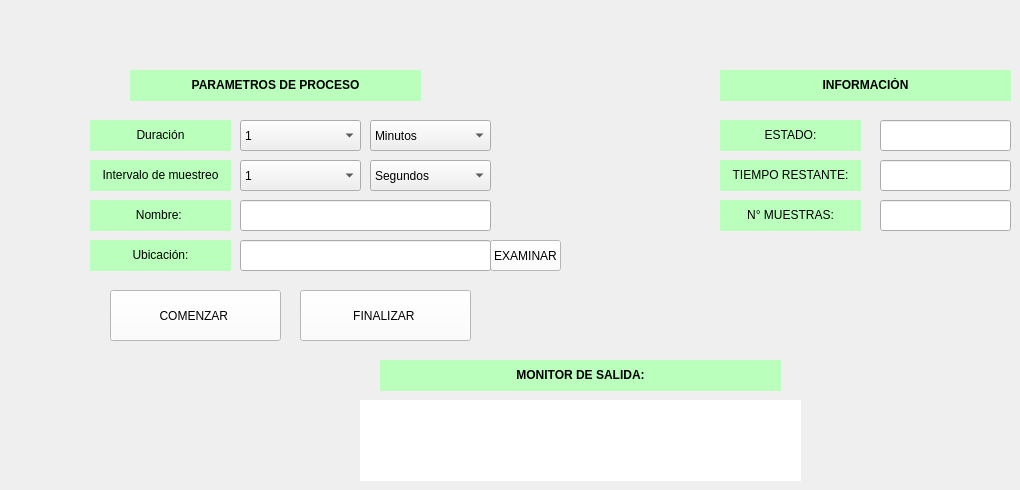
    <widget class="QWidget" name="tab_2">
     <attribute name="title">
      <string>Registro</string>
     </attribute>
     <widget class="QLabel" name="label_6">
      <property name="geometry">
       <rect>
        <x>380</x>
        <y>360</y>
        <width>401</width>
        <height>31</height>
       </rect>
      </property>
      <property name="styleSheet">
       <string notr="true">background-color: rgb(187, 255, 189);</string>
      </property>
      <property name="text">
       <string>&lt;html&gt;&lt;head/&gt;&lt;body&gt;&lt;p align=&quot;center&quot;&gt;&lt;span style=&quot; font-weight:600;&quot;&gt;MONITOR DE SALIDA:&lt;/span&gt;&lt;/p&gt;&lt;/body&gt;&lt;/html&gt;</string>
      </property>
     </widget>
     <widget class="QLabel" name="consola">
      <property name="geometry">
       <rect>
        <x>360</x>
        <y>400</y>
        <width>441</width>
        <height>81</height>
       </rect>
      </property>
      <property name="styleSheet">
       <string notr="true">background-color: rgb(255, 255, 255);
border-color: rgb(0, 0, 0);</string>
      </property>
      <property name="text">
       <string/>
      </property>
     </widget>
     <widget class="QComboBox" name="Combobox_duracion">
      <property name="geometry">
       <rect>
        <x>240</x>
        <y>120</y>
        <width>121</width>
        <height>31</height>
       </rect>
      </property>
      <item>
       <property name="text">
        <string>1</string>
       </property>
      </item>
      <item>
       <property name="text">
        <string>2</string>
       </property>
      </item>
      <item>
       <property name="text">
        <string>3</string>
       </property>
      </item>
      <item>
       <property name="text">
        <string>4</string>
       </property>
      </item>
      <item>
       <property name="text">
        <string>5</string>
       </property>
      </item>
      <item>
       <property name="text">
        <string>6</string>
       </property>
      </item>
      <item>
       <property name="text">
        <string>7</string>
       </property>
      </item>
     </widget>
     <widget class="QLabel" name="label_8">
      <property name="geometry">
       <rect>
        <x>90</x>
        <y>120</y>
        <width>141</width>
        <height>31</height>
       </rect>
      </property>
      <property name="styleSheet">
       <string notr="true">background-color: rgb(187, 255, 189);</string>
      </property>
      <property name="text">
       <string>&lt;html&gt;&lt;head/&gt;&lt;body&gt;&lt;p align=&quot;center&quot;&gt;Duración&lt;/p&gt;&lt;/body&gt;&lt;/html&gt;</string>
      </property>
     </widget>
     <widget class="QLabel" name="label_9">
      <property name="geometry">
       <rect>
        <x>130</x>
        <y>70</y>
        <width>291</width>
        <height>31</height>
       </rect>
      </property>
      <property name="styleSheet">
       <string notr="true">background-color: rgb(187, 255, 189);</string>
      </property>
      <property name="text">
       <string>&lt;html&gt;&lt;head/&gt;&lt;body&gt;&lt;p align=&quot;center&quot;&gt;&lt;span style=&quot; font-weight:600;&quot;&gt;PARAMETROS DE PROCESO&lt;/span&gt;&lt;/p&gt;&lt;/body&gt;&lt;/html&gt;</string>
      </property>
     </widget>
     <widget class="QPushButton" name="proceso">
      <property name="geometry">
       <rect>
        <x>110</x>
        <y>290</y>
        <width>171</width>
        <height>51</height>
       </rect>
      </property>
      <property name="styleSheet">
       <string notr="true">background-color: rgb(255, 255, 255);</string>
      </property>
      <property name="text">
       <string>COMENZAR </string>
      </property>
     </widget>
     <widget class="QLabel" name="label_26">
      <property name="geometry">
       <rect>
        <x>90</x>
        <y>160</y>
        <width>141</width>
        <height>31</height>
       </rect>
      </property>
      <property name="styleSheet">
       <string notr="true">background-color: rgb(187, 255, 189);</string>
      </property>
      <property name="text">
       <string>&lt;html&gt;&lt;head/&gt;&lt;body&gt;&lt;p align=&quot;center&quot;&gt;Intervalo de muestreo&lt;/p&gt;&lt;/body&gt;&lt;/html&gt;</string>
      </property>
     </widget>
     <widget class="QComboBox" name="Combobox_intervalo">
      <property name="geometry">
       <rect>
        <x>240</x>
        <y>160</y>
        <width>121</width>
        <height>31</height>
       </rect>
      </property>
      <item>
       <property name="text">
        <string>1</string>
       </property>
      </item>
      <item>
       <property name="text">
        <string>5</string>
       </property>
      </item>
      <item>
       <property name="text">
        <string>10</string>
       </property>
      </item>
      <item>
       <property name="text">
        <string>15</string>
       </property>
      </item>
      <item>
       <property name="text">
        <string>20</string>
       </property>
      </item>
      <item>
       <property name="text">
        <string>25</string>
       </property>
      </item>
      <item>
       <property name="text">
        <string>30</string>
       </property>
      </item>
     </widget>
     <widget class="QComboBox" name="Combobox_unidad_duracion">
      <property name="geometry">
       <rect>
        <x>370</x>
        <y>120</y>
        <width>121</width>
        <height>31</height>
       </rect>
      </property>
      <item>
       <property name="text">
        <string>Minutos</string>
       </property>
      </item>
      <item>
       <property name="text">
        <string>Horas</string>
       </property>
      </item>
      <item>
       <property name="text">
        <string>Dias</string>
       </property>
      </item>
     </widget>
     <widget class="QComboBox" name="Combobox_unidad_intervalo">
      <property name="geometry">
       <rect>
        <x>370</x>
        <y>160</y>
        <width>121</width>
        <height>31</height>
       </rect>
      </property>
      <item>
       <property name="text">
        <string>Segundos</string>
       </property>
      </item>
      <item>
       <property name="text">
        <string>Minutos</string>
       </property>
      </item>
     </widget>
     <widget class="QLabel" name="label_27">
      <property name="geometry">
       <rect>
        <x>90</x>
        <y>200</y>
        <width>141</width>
        <height>31</height>
       </rect>
      </property>
      <property name="styleSheet">
       <string notr="true">background-color: rgb(187, 255, 189);</string>
      </property>
      <property name="text">
       <string>&lt;html&gt;&lt;head/&gt;&lt;body&gt;&lt;p align=&quot;center&quot;&gt;Nombre: &lt;/p&gt;&lt;/body&gt;&lt;/html&gt;</string>
      </property>
     </widget>
     <widget class="QLineEdit" name="txt_nombre">
      <property name="geometry">
       <rect>
        <x>240</x>
        <y>200</y>
        <width>251</width>
        <height>31</height>
       </rect>
      </property>
     </widget>
     <widget class="QLabel" name="label_28">
      <property name="geometry">
       <rect>
        <x>90</x>
        <y>240</y>
        <width>141</width>
        <height>31</height>
       </rect>
      </property>
      <property name="styleSheet">
       <string notr="true">background-color: rgb(187, 255, 189);</string>
      </property>
      <property name="text">
       <string>&lt;html&gt;&lt;head/&gt;&lt;body&gt;&lt;p align=&quot;center&quot;&gt;Ubicación:&lt;/p&gt;&lt;/body&gt;&lt;/html&gt;</string>
      </property>
     </widget>
     <widget class="QPushButton" name="btn_ruta">
      <property name="geometry">
       <rect>
        <x>490</x>
        <y>240</y>
        <width>71</width>
        <height>31</height>
       </rect>
      </property>
      <property name="styleSheet">
       <string notr="true">background-color: rgb(255, 255, 255);</string>
      </property>
      <property name="text">
       <string>EXAMINAR</string>
      </property>
     </widget>
     <widget class="QLineEdit" name="txt_ruta">
      <property name="geometry">
       <rect>
        <x>240</x>
        <y>240</y>
        <width>251</width>
        <height>31</height>
       </rect>
      </property>
      <property name="readOnly">
       <bool>true</bool>
      </property>
     </widget>
     <widget class="QPushButton" name="fin_proceso">
      <property name="geometry">
       <rect>
        <x>300</x>
        <y>290</y>
        <width>171</width>
        <height>51</height>
       </rect>
      </property>
      <property name="styleSheet">
       <string notr="true">background-color: rgb(255, 255, 255);</string>
      </property>
      <property name="text">
       <string>FINALIZAR </string>
      </property>
     </widget>
     <widget class="QLabel" name="label_29">
      <property name="geometry">
       <rect>
        <x>720</x>
        <y>70</y>
        <width>291</width>
        <height>31</height>
       </rect>
      </property>
      <property name="styleSheet">
       <string notr="true">background-color: rgb(187, 255, 189);</string>
      </property>
      <property name="text">
       <string>&lt;html&gt;&lt;head/&gt;&lt;body&gt;&lt;p align=&quot;center&quot;&gt;&lt;span style=&quot; font-weight:600;&quot;&gt;INFORMACIÓN&lt;/span&gt;&lt;/p&gt;&lt;/body&gt;&lt;/html&gt;</string>
      </property>
     </widget>
     <widget class="QLabel" name="label_30">
      <property name="geometry">
       <rect>
        <x>720</x>
        <y>120</y>
        <width>141</width>
        <height>31</height>
       </rect>
      </property>
      <property name="styleSheet">
       <string notr="true">background-color: rgb(187, 255, 189);</string>
      </property>
      <property name="text">
       <string>&lt;html&gt;&lt;head/&gt;&lt;body&gt;&lt;p align=&quot;center&quot;&gt;ESTADO:&lt;/p&gt;&lt;/body&gt;&lt;/html&gt;</string>
      </property>
     </widget>
     <widget class="QLineEdit" name="lbl_estado">
      <property name="geometry">
       <rect>
        <x>880</x>
        <y>120</y>
        <width>131</width>
        <height>31</height>
       </rect>
      </property>
      <property name="readOnly">
       <bool>true</bool>
      </property>
     </widget>
     <widget class="QLabel" name="label_31">
      <property name="geometry">
       <rect>
        <x>720</x>
        <y>160</y>
        <width>141</width>
        <height>31</height>
       </rect>
      </property>
      <property name="styleSheet">
       <string notr="true">background-color: rgb(187, 255, 189);</string>
      </property>
      <property name="text">
       <string>&lt;html&gt;&lt;head/&gt;&lt;body&gt;&lt;p align=&quot;center&quot;&gt;TIEMPO RESTANTE:&lt;/p&gt;&lt;/body&gt;&lt;/html&gt;</string>
      </property>
     </widget>
     <widget class="QLineEdit" name="lbl_tiempo_restante">
      <property name="geometry">
       <rect>
        <x>880</x>
        <y>160</y>
        <width>131</width>
        <height>31</height>
       </rect>
      </property>
      <property name="readOnly">
       <bool>true</bool>
      </property>
     </widget>
     <widget class="QLabel" name="label_32">
      <property name="geometry">
       <rect>
        <x>720</x>
        <y>200</y>
        <width>141</width>
        <height>31</height>
       </rect>
      </property>
      <property name="styleSheet">
       <string notr="true">background-color: rgb(187, 255, 189);</string>
      </property>
      <property name="text">
       <string>&lt;html&gt;&lt;head/&gt;&lt;body&gt;&lt;p align=&quot;center&quot;&gt;N° MUESTRAS:&lt;/p&gt;&lt;/body&gt;&lt;/html&gt;</string>
      </property>
     </widget>
     <widget class="QLineEdit" name="lbl_muestras">
      <property name="geometry">
       <rect>
        <x>880</x>
        <y>200</y>
        <width>131</width>
        <height>31</height>
       </rect>
      </property>
      <property name="readOnly">
       <bool>true</bool>
      </property>
     </widget>
    </widget>
